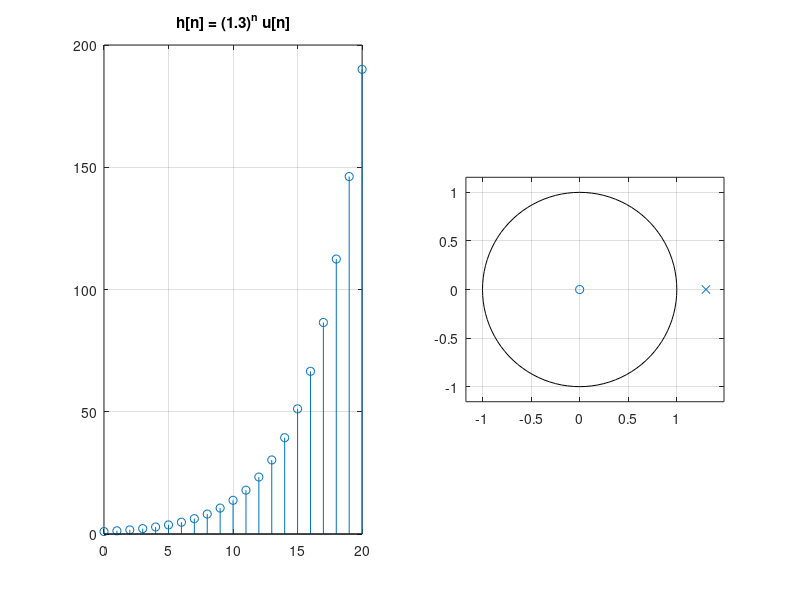
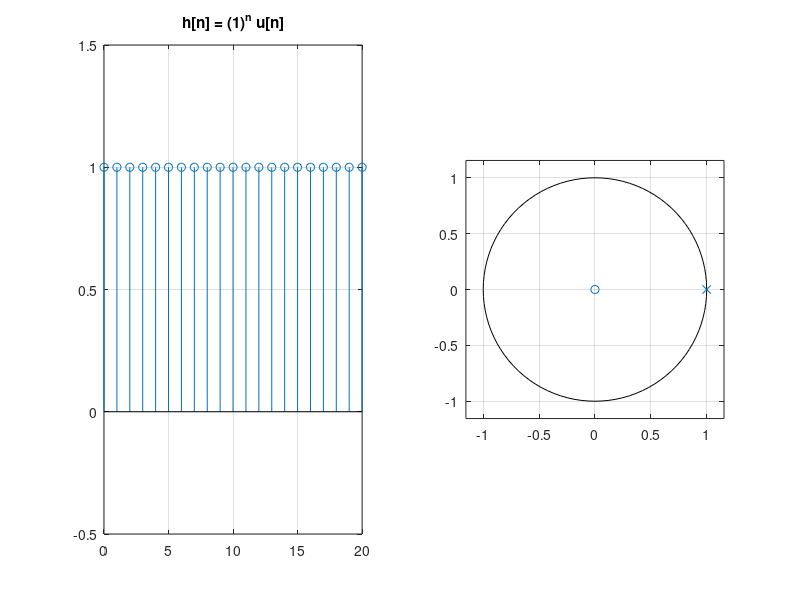
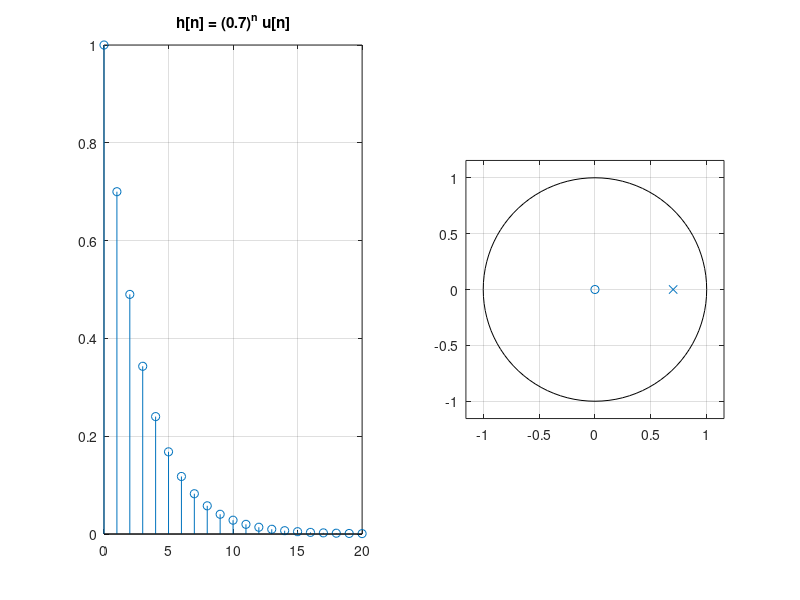
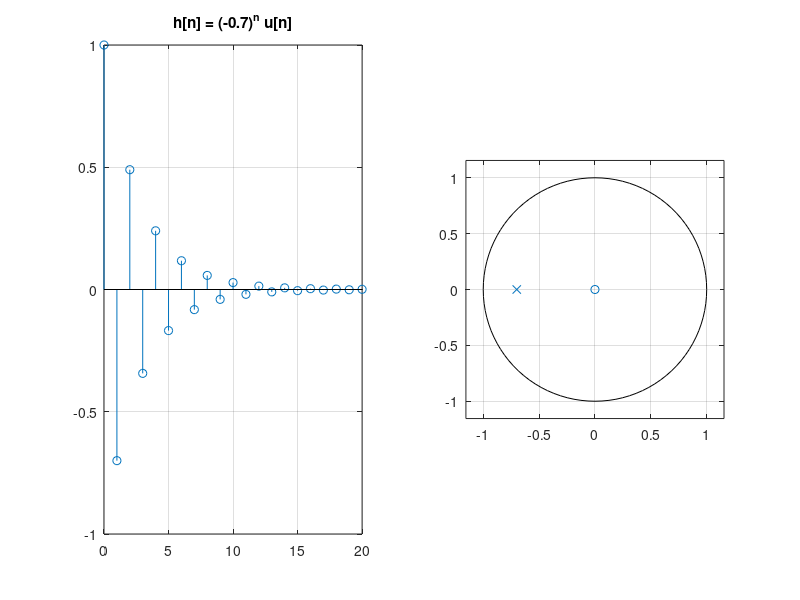

These figures' MATLAB source, in order:
% Figure 11.3
clc; clf; clear all

n = 0:20;
h1 = (1.3).^n;
b1 = [1]; a1=[1, -1.3];
figure(1); 
subplot(121); stem(n,h1); title('h[n] = (1.3)^n u[n]'); grid on; 
subplot(122); zplane(b1,a1); grid on

h2 = (1).^n;
b2 = [1]; a2=[1, -1];
figure(2); 
subplot(121); stem(n,h2); title('h[n] = (1)^n u[n]'); ylim([-0.5, 1.5]); grid on; 
subplot(122); zplane(b2,a2); grid on; 

h3 = (0.7).^n;
b3 = [1]; a3=[1, -0.7];
figure(3); 
subplot(121); stem(n,h3); title('h[n] = (0.7)^n u[n]'); grid on; 
subplot(122); zplane(b3,a3); grid on; 

h4 = (-0.7).^n;
b4 = [1]; a4=[1, 0.7];
figure(4); 
subplot(121); stem(n,h4); title('h[n] = (-0.7)^n u[n]'); grid on; 
subplot(122); zplane(b4,a4); grid on; 

h5 = (-1).^n;
b5 = [1]; a5=[1, 1];
figure(5); 
subplot(121); stem(n,h5); title('h[n] = (-1)^n u[n]'); ylim([-1.5, 1.5]); grid on; 
subplot(122); zplane(b5,a5); grid on; 

h6 = (-1.3).^n;
b6 = [1]; a6=[1, 1.3];
figure(6); 
subplot(121); stem(n,h6); title('h[n] = (-1.3)^n u[n]');grid on; 
subplot(122); zplane(b6,a6); grid on; 
